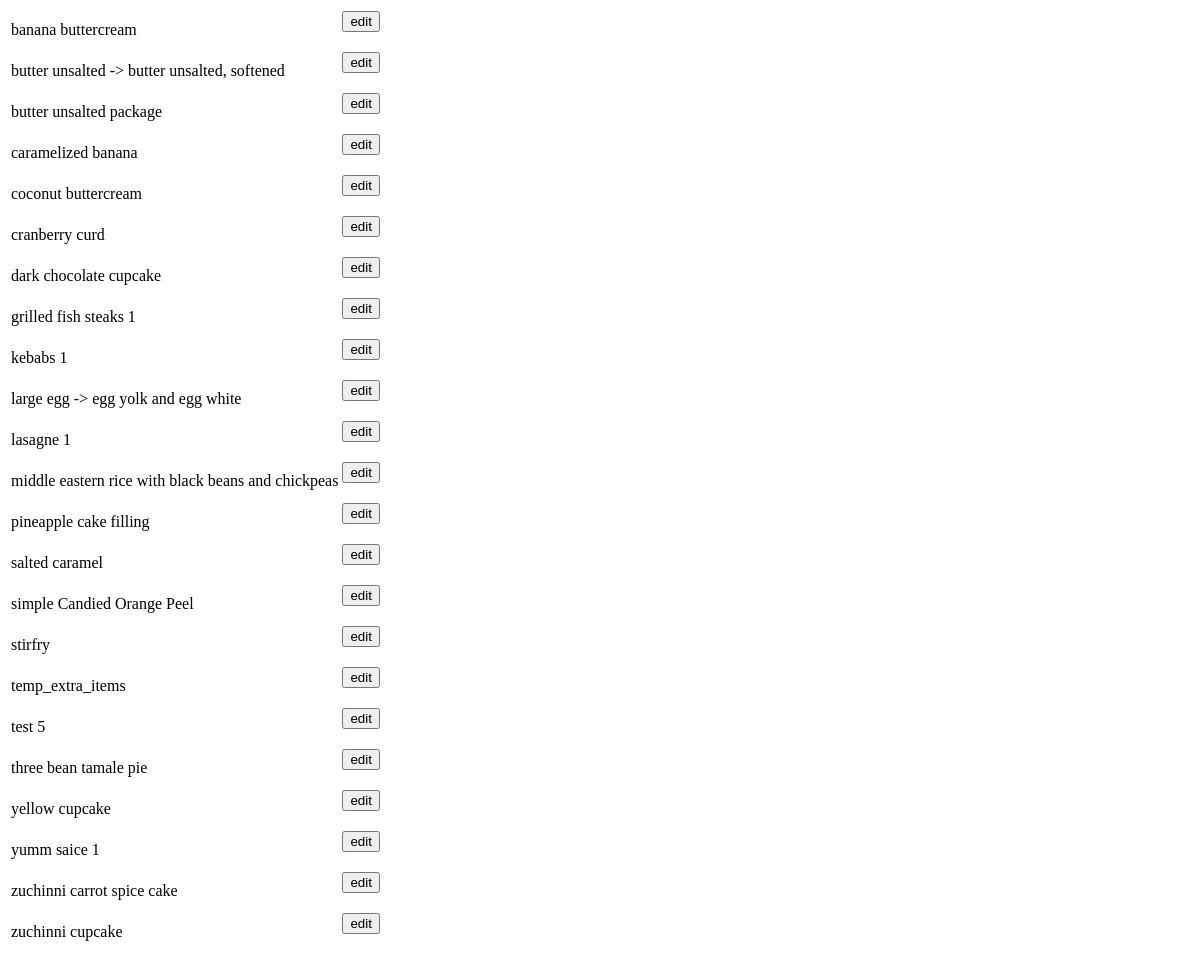
The app's page /kitchen/recipe_list/, older data.
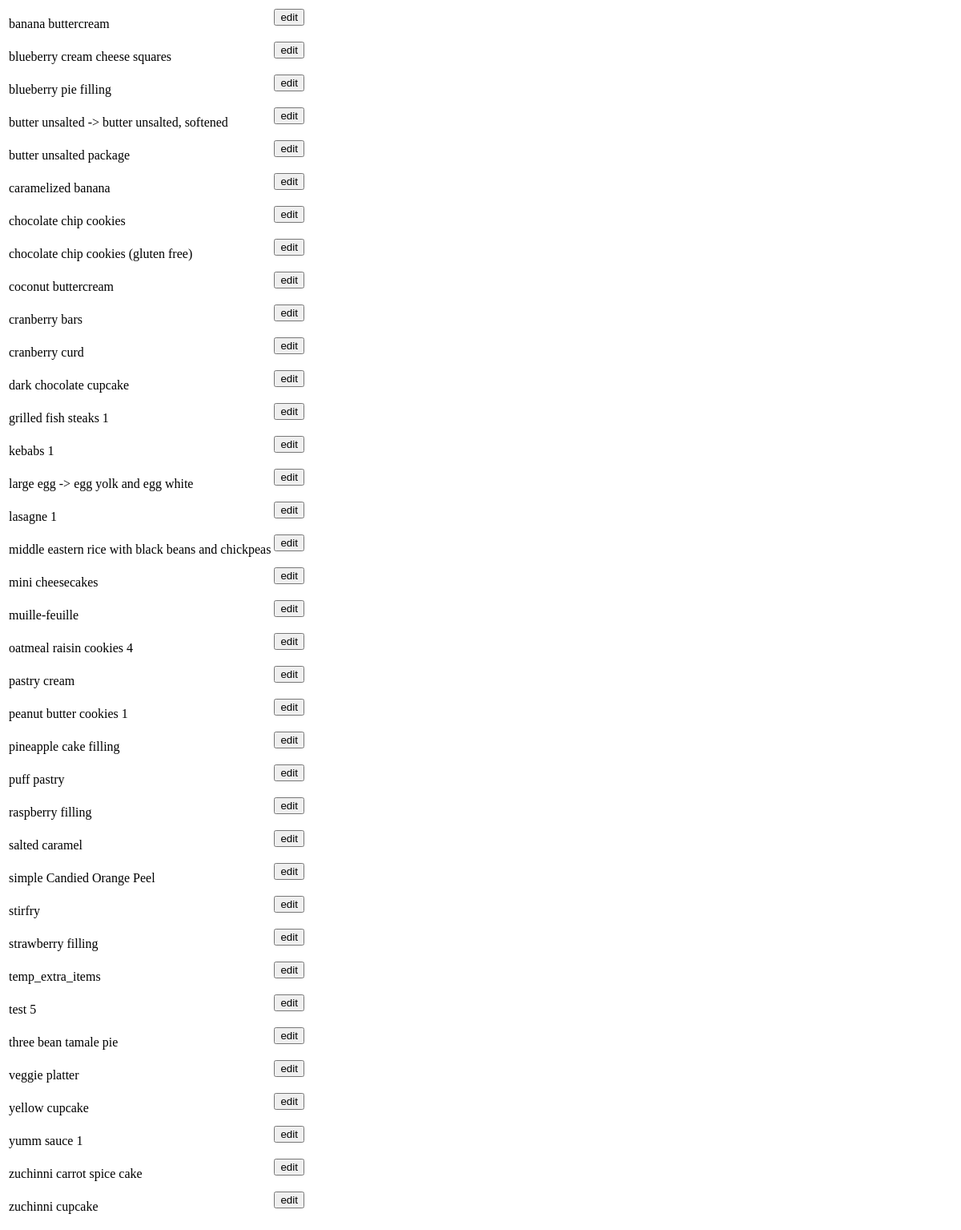
The same page, newer data.
### kitchen/models.py (models this page shows, shortened)
class Recipe(models.Model):
    name = models.CharField(max_length=256)
    source = models.CharField(max_length=256, blank=True)
    lcm = models.FloatField(default=1.0)
    ingredients = models.ManyToManyField(Item, through='Ingredient')
    text = models.TextField(blank=True)
    class Meta:
        ordering = ('name',)

### kitchen/views.py (the view)
# urls.py: url(r'recipe_list/$',          views.recipe_list,      name='recipe_list'),
def recipe_list(request):
    recipes = Recipe.objects.all()
    return render(request, 'kitchen/recipe_list.html', {'recipes':recipes})

### kitchen/templates/kitchen/recipe_list.html (shortened to what this page needs)
<html>
<body>
<table>
{% for r in recipes %}
<tr>
	<td>{{ r.name }}</td>
	<td>
		<form action="{% url 'kitchen:recipe_edit' r.id %}" method="post">
			<input type="submit" value="edit">
		</form>
	</td>
</tr>
{% endfor %}
</table>
</body>
</html>

Row changes from the older to the newer data that the page shows:
added Recipe: name "blueberry cream cheese squares"
added Recipe: name "blueberry pie filling"
added Recipe: name "chocolate chip cookies"
added Recipe: name "chocolate chip cookies (gluten free)"
added Recipe: name "cranberry bars"
added Recipe: name "mini cheesecakes"
added Recipe: name "muille-feuille"
added Recipe: name "oatmeal raisin cookies 4"
added Recipe: name "pastry cream"
added Recipe: name "peanut butter cookies 1"
added Recipe: name "puff pastry"
added Recipe: name "raspberry filling"
added Recipe: name "strawberry filling"
added Recipe: name "veggie platter"
changed Recipe: name "yumm saice 1" → "yumm sauce 1"
